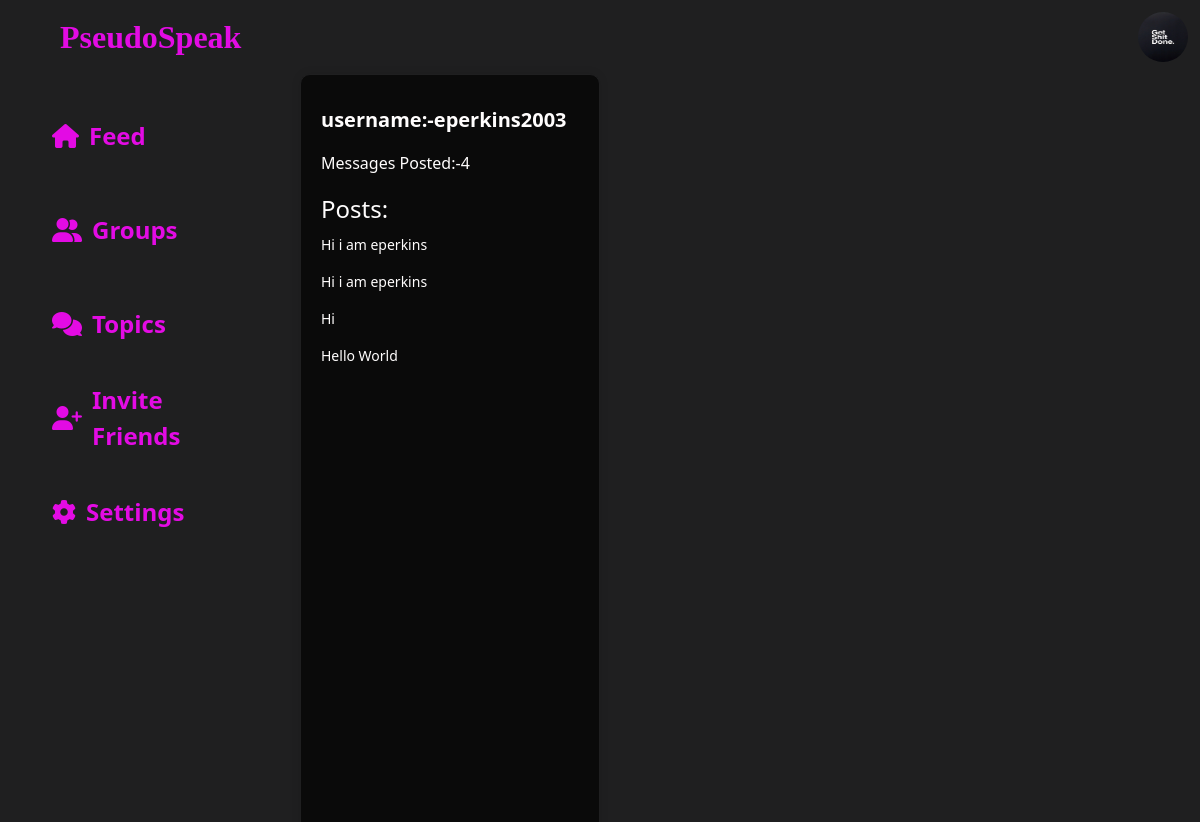
The app's page /dashboard/ (signed in), older data.
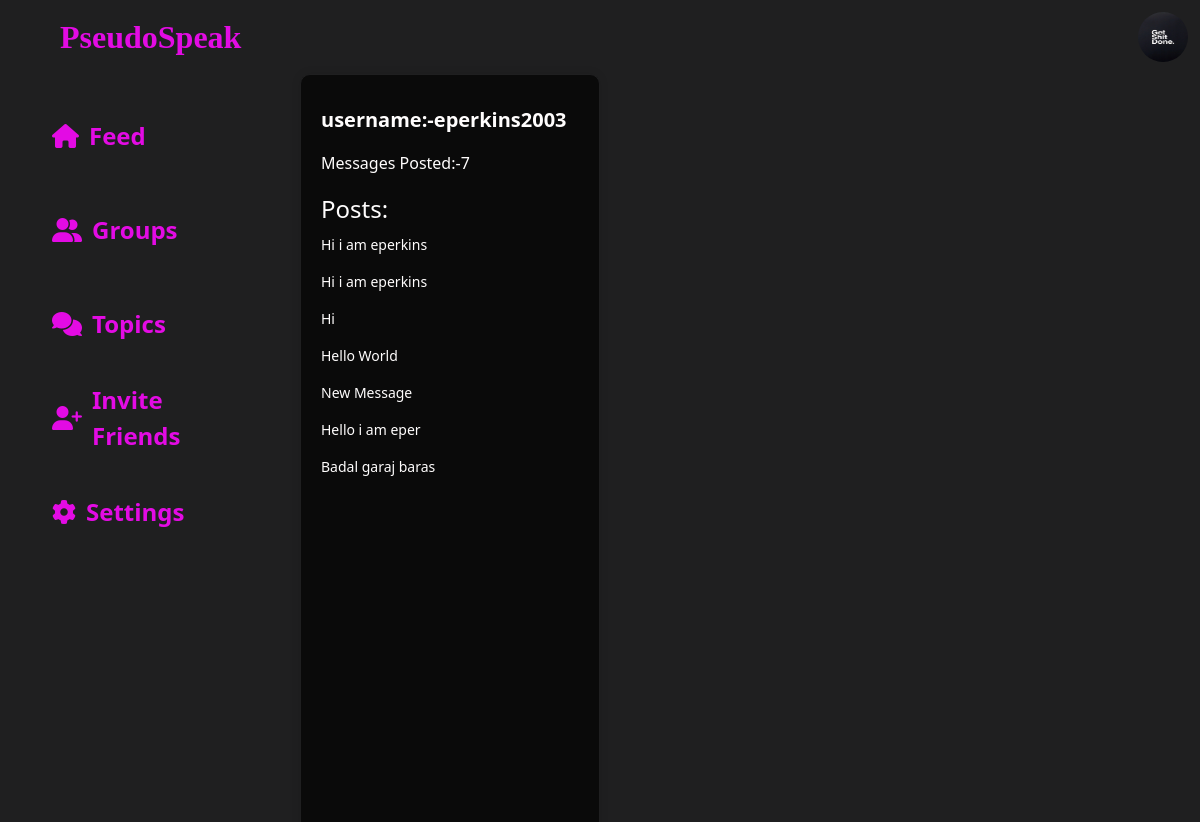
The same page, newer data.
### main/models.py (models this page shows, shortened)
class TrendingMessage(models.Model):
    user=models.ForeignKey(User,null=True,on_delete=models.CASCADE)
    content=models.TextField()
    hashtags=models.ManyToManyField('Hashtag')
    date_added = models.DateTimeField(auto_now_add=True,null=True)
    parent_message = models.ForeignKey('self', null=True, blank=True, on_delete=models.CASCADE, related_name='replies')
    class Meta:
        ordering = ('-date_added',)

### main/views.py (the view)
# urls.py: path("dashboard/",views.dashboard,name="dashboard"),
def dashboard(request):
    user=request.user
    trendingmessages=TrendingMessage.objects.filter(user=user,parent_message=None).order_by("date_added")
    trendingmessagescount=len(trendingmessages)
    return render(request,'main/dashboard.html',{'trendingmessagescount':trendingmessagescount,'trendingmessages':trendingmessages})

### main/templates/main/dashboard.html (shortened to what this page needs)
{% load static %}
<!DOCTYPE html>
<html lang="en">
<head>
  <link href="https://cdn.jsdelivr.net/npm/bootstrap@5.3.1/dist/css/bootstrap.min.css" rel="stylesheet"
>
  <link rel="stylesheet" href="{% static 'main/css/index.css' %}">
</head>
<body>
<nav class="navbar navbar-expand-lg bg-body-tertiary">
  <div class="container-fluid">
    <a class="navbar-brand ms-5 nav-logo" href="#">PseudoSpeak</a>
    <div class="collapse navbar-collapse" id="navbarSupportedContent">
      {% if user.is_authenticated %}
        <img id="profile_img_navbar" src="{{ user.profile.profile_img.url}}" alt="" style="width: 50px;height: 50px;border-radius: 50%;">
      {% else %}
        <button class="btn signbtn me-4" type="submit">Sign in</button>
      {% endif %}
    </div>
  </div>
</nav>
<div class="container-fluid">
  <div class="row content-1">
    <div class="col-3 content-1a">
      <ul>
        <li class="active"><i class="fa-solid fa-house"></i>Feed</li>
        <li><i class="fa-solid fa-user-group"></i><a href="{% url 'rooms' %}">Groups</a></li>
        <li><i class="fa-solid fa-comments"></i>Topics</li>
        <li><i class="fa-solid fa-user-plus"></i>Invite Friends</li>
        <li><i class="fa-solid fa-gear"></i>Settings</li>
      </ul>
    </div>
    <div class="col-3 content-1b">
      <p>username:-{{user.username}}</p>
      <p>Messages Posted:-{{trendingmessagescount}}</p>
      <h3>Posts:</h3>
      {% for message in trendingmessages %}
      <p>{{message.content}}</p>
      {% endfor %}
    </div>
</div>
</body>
</html>

Row changes from the older to the newer data that the page shows:
added TrendingMessage: content "New Message"
added TrendingMessage: content "Hello i am eper"
added TrendingMessage: content "Badal garaj baras"
Text that changed along with them:
{{ trendingmessagescount }}: "4" → "7"
